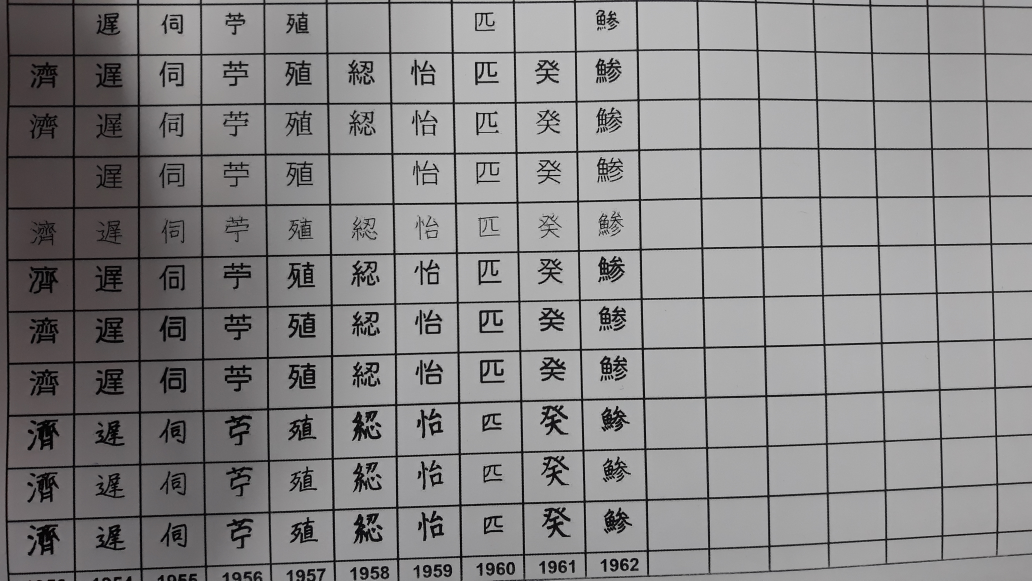
#> input picture opencv_samples/preprocessing/im/20181129_103827.jpg, 4128 x 2322 px (shown at 1/4 size)
$ python perspective_warp.py im   (older library calls are emulated)
#> lines starting #> are read from the running program, lines starting #| are printed output that depends on the picture; after the words box and inside, x2 and y2 are one past the last pixel; in counts of white or black regions, pixels touching at a corner belong together
import cv2
import matplotlib.pyplot as plt
import numpy as np
import imutils
import os, sys
from PIL import Image


def order_points(pts):
    # initialzie a list of coordinates that will be ordered
    # such that the first entry in the list is the top-left,
    # the second entry is the top-right, the third is the
    # bottom-right, and the fourth is the bottom-left
    rect = np.zeros((4, 2), dtype = "float32")

    # the top-left point will have the smallest sum, whereas
    # the bottom-right point will have the largest sum
    s = pts.sum(axis = 1)
    rect[0] = pts[np.argmin(s)]
    rect[2] = pts[np.argmax(s)]

    # now, compute the difference between the points, the
    # top-right point will have the smallest difference,
    # whereas the bottom-left will have the largest difference
    diff = np.diff(pts, axis = 1)
    rect[1] = pts[np.argmin(diff)]
    rect[3] = pts[np.argmax(diff)]

    # return the ordered coordinates
    return rect


def get_approx_contours(cnts):
	# find the main island (biggest area)
	cnt = cnts[0]
	max_area = cv2.contourArea(cnt)
	cX,cY = 0,0
	for i,con in enumerate(cnts):
	    if cv2.contourArea(con) > max_area:
	        cnt = con
	        # cX, cY = get_center_contour(cnt)
	        max_area = cv2.contourArea(con)
	# define main island contour approx. and hull
	# perimeter = cv2.arcLength(cnt.copy(),True)
	epsilon = 0.01*cv2.arcLength(cnt.copy(),True)
	approx = cv2.approxPolyDP(cnt.copy(),epsilon,True)

	# cv2.circle(draw_ori_im, (cX, cY), 9, (155, 155, 0), 8)
	# cv2.drawContours(draw_ori_im, approx, -1, (122, 100, 255), 18)
	return approx


def change_contrast(img, level):
    factor = (259 * (level + 255)) / (255 * (259 - level))
    def contrast(c):
        return 128 + factor * (c - 128)

    return img.point(contrast)

def increase_contrast(im):
    pil_im = Image.fromarray(im)
    return np.array(change_contrast(pil_im, 100))


def perspective_warp_img(im):
	or_im = im.copy()
	# thres = cv2.adaptiveThreshold(im, 255,cv2.ADAPTIVE_THRESH_GAUSSIAN_C, cv2.THRESH_BINARY_INV,31,28)
	im = increase_contrast(im)
	im = increase_contrast(im)
	im = increase_contrast(im)
	# thres = cv2.adaptiveThreshold(im, 255,cv2.ADAPTIVE_THRESH_GAUSSIAN_C, cv2.THRESH_BINARY_INV,31,40)

	retval, thres = cv2.threshold(im, 120, 255, cv2.THRESH_BINARY)
	im2, cnts, hierarchy = cv2.findContours(thres, cv2.RETR_EXTERNAL, cv2.CHAIN_APPROX_SIMPLE)
	approx = get_approx_contours(cnts)
	dst_point = np.float32([[0,0], [3508,0],[3508, 2480], [0,2480] ])
	coners_obj = order_points(np.float32([x[0] for x in approx.copy()]))
	PT = cv2.getPerspectiveTransform(coners_obj,dst_point)
	dst = cv2.warpPerspective(or_im.copy(),PT,(3508,2480))
	return dst

if __name__ == '__main__':
	folder_in = sys.argv[1]
	if not os.path.exists(folder_in):
		print('Input folder not exist!')
	folder_out = '{}_dewarp'.format(folder_in)
	if not os.path.exists(folder_out):
		os.mkdir(folder_out)
	image_list = os.listdir(folder_in)
	for f in image_list:
		if '_.' in f:
			continue
		im_path = os.path.join(folder_in, f)
		im = cv2.imread(im_path)
#> im is the input picture: shape (2322, 4128, 3); mean B, G, R 136, 135.3, 136.6
		im = cv2.cvtColor(im, cv2.COLOR_BGR2GRAY)
#> im: shape (2322, 4128)
		out_im = perspective_warp_img(im.copy())
#> in change_contrast, `return img.point(contrast)`:
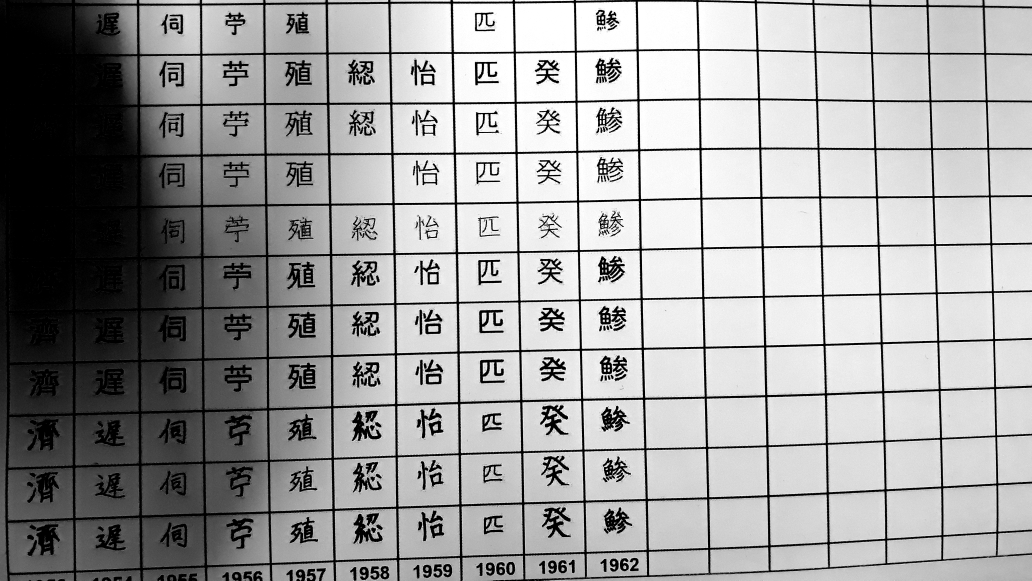
#> returned value: PIL image 4128x2322 L (shown at 1/4 size); min 0, max 255, mean 158.2
#> call 2 of change_contrast, with level = 100
#> in change_contrast (call 2), `return img.point(contrast)`:
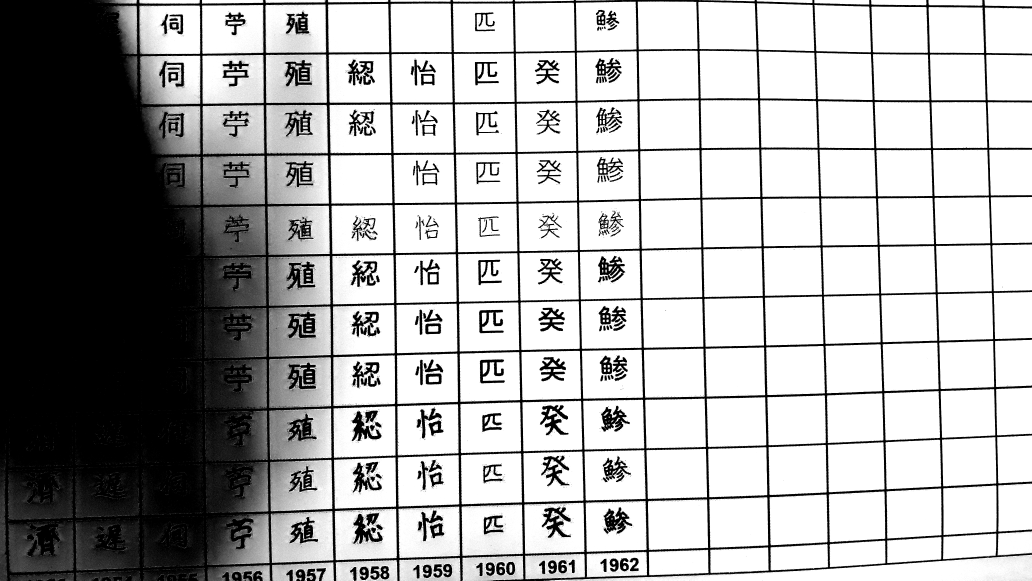
#> returned value: PIL image 4128x2322 L (shown at 1/4 size); min 0, max 255, mean 173.2
#> call 3 of change_contrast, with level = 100
#> in change_contrast (call 3), `return img.point(contrast)`:
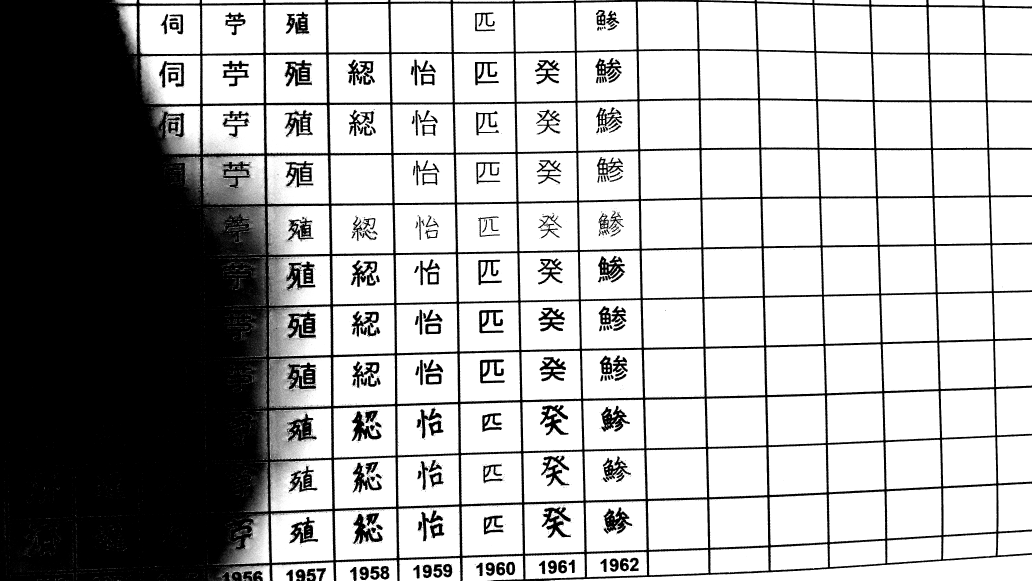
#> returned value: PIL image 4128x2322 L (shown at 1/4 size); min 0, max 255, mean 173.9
#> in perspective_warp_img, `retval, thres = cv2.threshold(im, 120, 255, cv2.THRESH_BINARY)`:
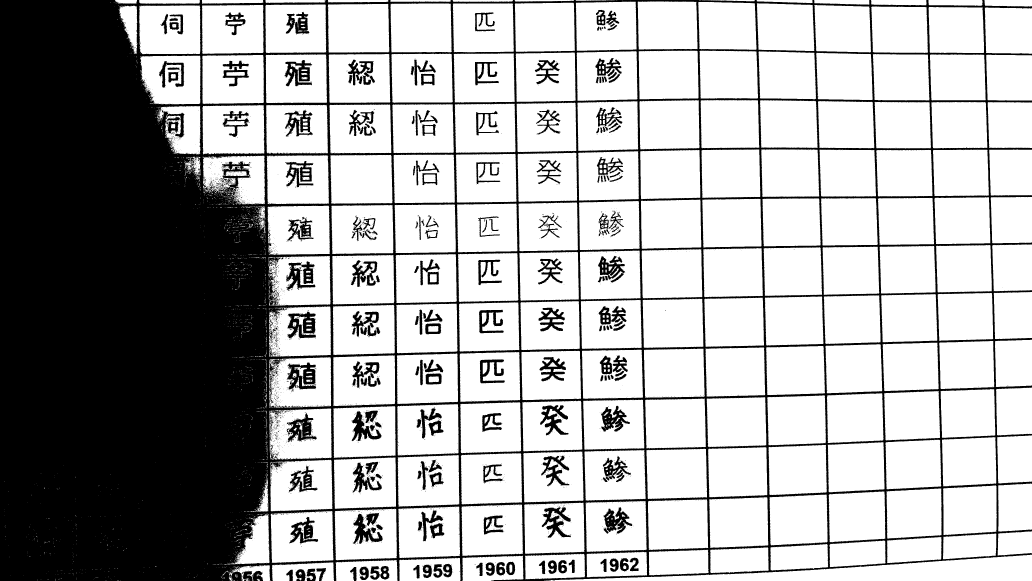
#> thres: shape (2322, 4128) (shown at 1/4 size); 68.4% white; 3925 black regions (3656 under 20 px)
#> in perspective_warp_img, `im2, cnts, hierarchy = cv2.findContours(thres, cv2.RETR_EXTERNAL, cv2...`: cnts = 2452 contours, 2249 with area under 20; largest, box (x1, y1, x2, y2) and area: (2195, 2219, 4128, 2322) 82137, (1334, 1624, 1582, 1832) 48246, (1083, 2044, 1334, 2252) 47910, (1339, 2035, 1588, 2242) 47772, (1336, 1830, 1584, 2036) 47754
#> in get_approx_contours, `cnt = cnts[0]`: cnt = [[2191, 2321], [2193, 2321]]
#> in get_approx_contours, `max_area = cv2.contourArea(cnt)`: max_area = 0
#> the loop in get_approx_contours, `for i,con in enumerate(cnts):` made 2452 passes
#> max_area on passes 26, 52, 90, 153, 171, 180, 191, 202, 212: 32, 72, 77, 4473, 11668, 17738.5, 20517, 22216, 82137
#> con on passes 1, 2, 3, 4, 5, 7: [[2191, 2321], [2193, 2321]], [[2185, 2321], [2189, 2321]], [[2178, 2321], [2181, 2321]], [[951, 2321]], [[423, 2321], [424, 2321]], [[931, 2320], [931, 2321], [932, 2321], [932, 2320]]
#> after the loop in get_approx_contours, `for i,con in enumerate(cnts):`: cnt = contour of 478 points, box (x1, y1, x2, y2) (2195, 2219, 4128, 2322), area 82137; max_area = 82137
#> in get_approx_contours, `epsilon = 0.01*cv2.arcLength(cnt.copy(),True)`: epsilon = 40.75
#> in get_approx_contours, `approx = cv2.approxPolyDP(cnt.copy(),epsilon,True)`: approx = [[4127, 2219], [2195, 2321], [4127, 2321]]
#> in order_points, `s = pts.sum(axis = 1)`: s = [6346, 4516, 6448]
#> in order_points, `diff = np.diff(pts, axis = 1)`: diff = [-1908, 126, -1806]
#> in perspective_warp_img, `coners_obj = order_points(np.float32([x[0] for x in approx.copy()]))`: coners_obj = [[2195, 2321], [4127, 2219], [4127, 2321], [2195, 2321]]
#> in perspective_warp_img, `PT = cv2.getPerspectiveTransform(coners_obj,dst_point)`: PT = [[8.36e-06, -0.000422, 0.962], [5.91e-06, 0.000112, -0.273], [2.38e-09, -1.2e-07, 0.000274]]
#> in perspective_warp_img, `dst = cv2.warpPerspective(or_im.copy(),PT,(3508,2480))`: dst: shape (2480, 3508); every value is 129

		cv2.imwrite(os.path.join(folder_out, f), out_im)
#> pass 2 of the loop `for f in image_list:`:
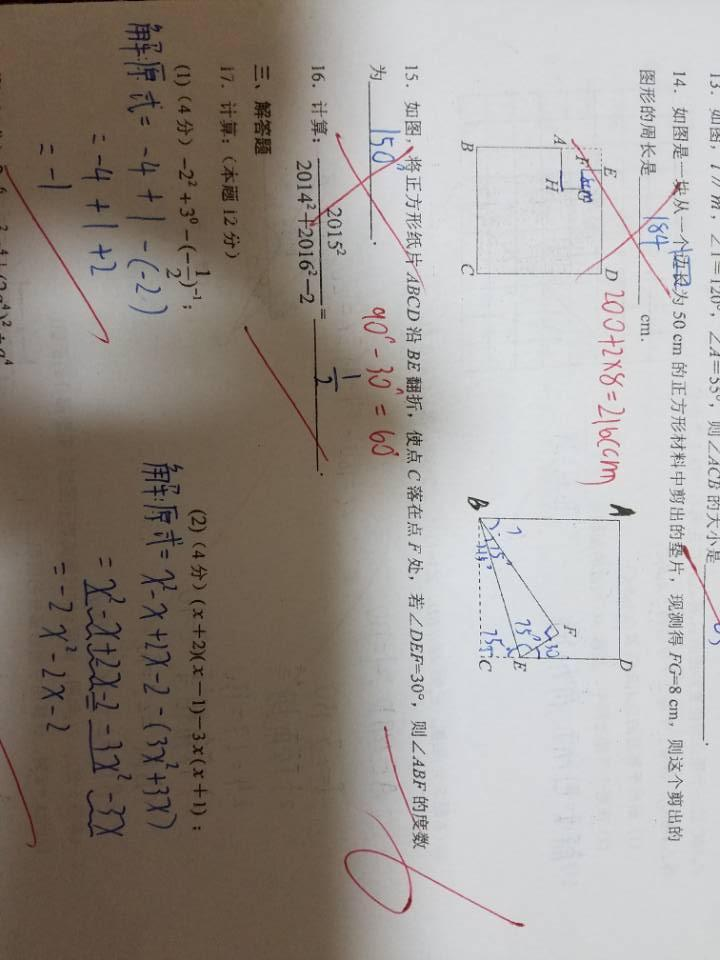
#> input picture opencv_samples/preprocessing/im/VUwzK.jpg, 720 x 960 px
#> im is the input picture: shape (960, 720, 3); mean B, G, R 145.6, 151.3, 158.2
#> im: shape (960, 720)
#> in perspective_warp_img (call 2), `retval, thres = cv2.threshold(im, 120, 255, cv2.THRESH_BINARY)`:
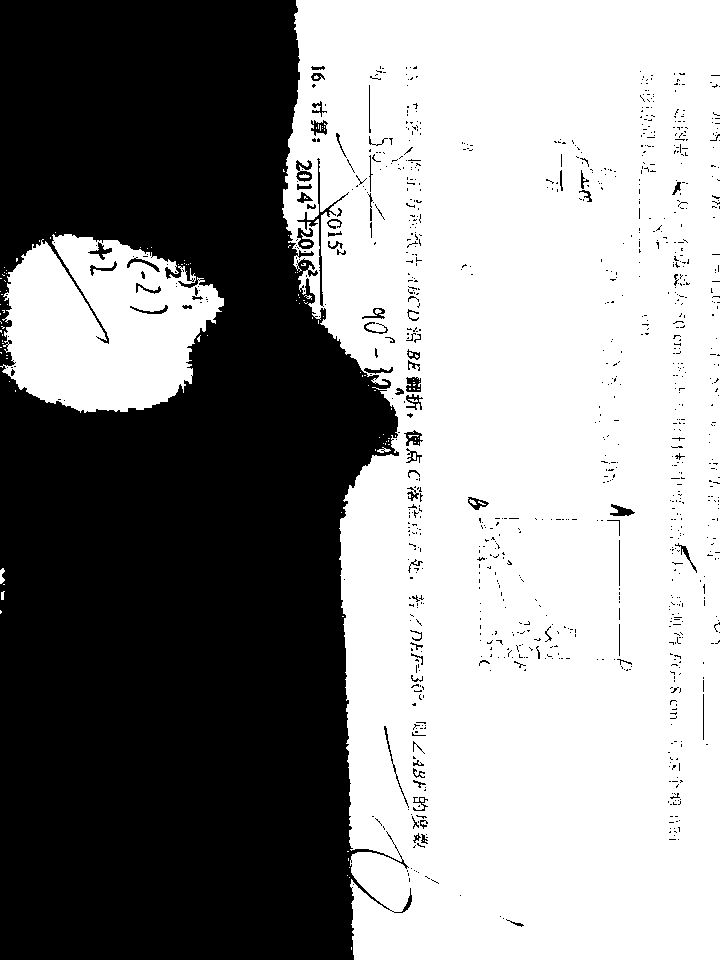
#> thres: shape (960, 720); 56.6% white; 979 black regions (897 under 20 px)
#> cnts = 89 contours, 85 with area under 20; largest, box (x1, y1, x2, y2) and area: (282, 0, 720, 960) 368578, (0, 234, 224, 413) 28167, (0, 568, 5, 584) 37, (377, 447, 391, 453) 27
#> the loop in get_approx_contours (call 2), `for i,con in enumerate(cnts):` made 89 passes
#> max_area on passes 11, 86, 89: 37, 28167, 368578
#> in perspective_warp_img (call 2), `approx = get_approx_contours(cnts)`: approx = contour of 10 points, box (x1, y1, x2, y2) (296, 0, 720, 960), area 368500
#> coners_obj = [[296, 0], [719, 0], [719, 959], [354, 959]]
#> PT = [[8.29, -0.502, -2454.8], [0, 2.23, 0], [0, -0.000143, 1]]
#> in perspective_warp_img (call 2), `dst = cv2.warpPerspective(or_im.copy(),PT,(3508,2480))`:
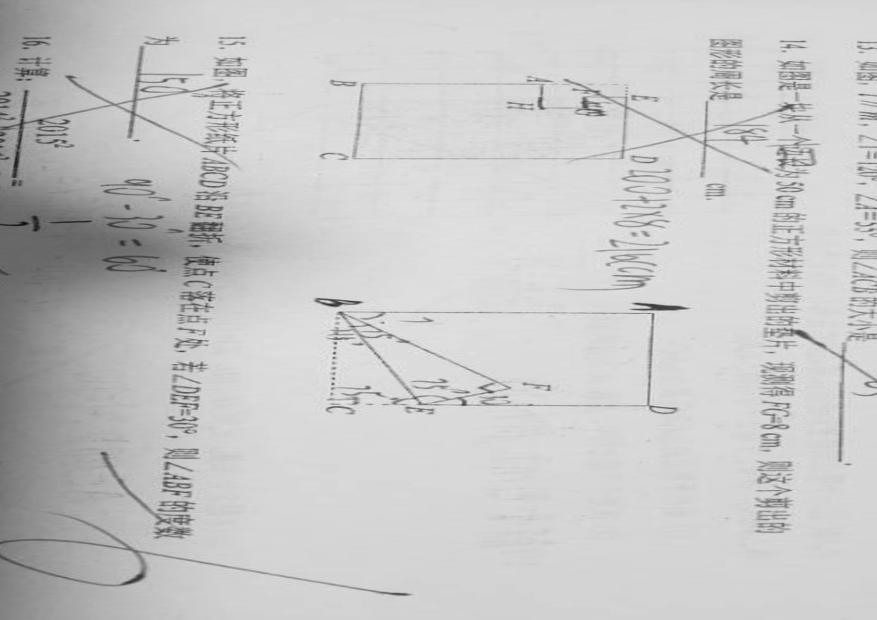
#> dst: shape (2480, 3508) (shown at 1/4 size); min 3, max 251, mean 199.5
